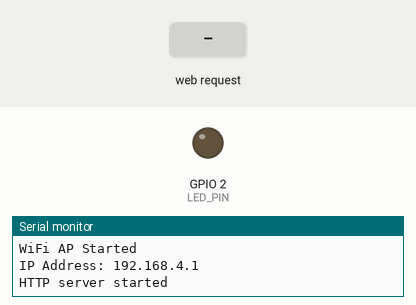
This sketch was run on a simulated ESP32. On the bench: output pins drawn as LEDs (lit = HIGH), the last lines printed to the serial monitor. Inputs (shaded band) come from the test bench.

Above: at 1.2 s.
1.3 s: HTTP request GET /on received
At 2.3 s:
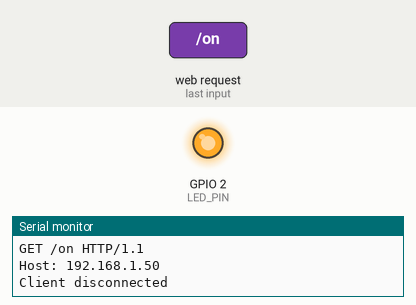
2.8 s: HTTP request GET /off received
At 3.4 s:
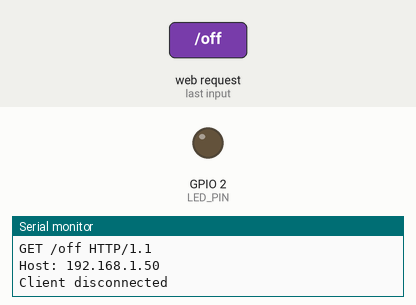
Timing chart, 0 to 5.8 s (numbered marks = the images above; inputs shaded):
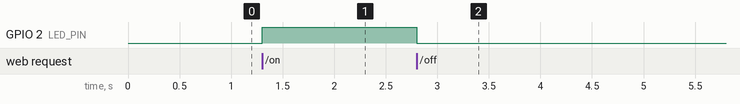

The sketch:

wifi_led.ino
```cpp
/**
 * @brief 実技演習 Step3のサンプルコード
 *
 */

#include <WiFi.h>

// WiFi APの設定
#define AP_SSID     "ESP32_AP"    // APのSSID
#define AP_PASSWORD "12345678"    // APのパスワード
#define AP_CHANNEL  1             // WiFiチャンネル
#define AP_MAX_CONN 4             // 最大接続数

// LEDの設定
#define LED_PIN     2             // LEDが接続されているピン番号

// Webサーバーの設定
#define WEB_PORT    80            // HTTPポート番号

// WiFiサーバーのインスタンス作成
WiFiServer server(WEB_PORT);

void setup()
{
    // シリアル通信の初期化
    Serial.begin(115200);

    // LEDピンを出力モードに設定
    pinMode(LED_PIN, OUTPUT);

    // WiFi APの設定
    WiFi.softAP(AP_SSID, AP_PASSWORD, AP_CHANNEL, 0, AP_MAX_CONN);
    // APのIPアドレスを表示
    Serial.println("WiFi AP Started");
    Serial.print("IP Address: ");
    Serial.println(WiFi.softAPIP());
    // Webサーバーを開始
    server.begin();
    Serial.println("HTTP server started");
}

void loop()
{
    // クライアントからの接続を待機
    WiFiClient client = server.available();
    if (client) {
        Serial.println("New Client connected");
        String currentLine = "";
        while (client.connected()) {
            if (client.available()) {
                char c = client.read();
                Serial.write(c);
                if (c == '\n') {
                    if (currentLine.length() == 0) {
                        // HTTPレスポンスヘッダー
                        client.println("HTTP/1.1 200 OK");
                        client.println("Content-type:text/html");
                        client.println();
                        // HTMLコンテンツ
                        client.println("<!DOCTYPE html><html>");
                        client.println("<head><meta name='viewport' content='width=device-width, initial-scale=1'>");
                        client.println("<title>ESP32 LED Control</title>");
                        client.println("<style>");
                        client.println("body { font-family: Arial; text-align: center; margin: 20px; }");
                        client.println(".button { background-color: #4CAF50; border: none; color: white; padding: 15px 32px;");
                        client.println("text-align: center; text-decoration: none; display: inline-block; font-size: 16px;");
                        client.println("margin: 4px 2px; cursor: pointer; border-radius: 4px; }");
                        client.println("</style></head>");
                        // ボディ
                        client.println("<body>");
                        client.println("<h1>ESP32 LED Control</h1>");
                        client.println("<p><a href='/on'><button class='button'>ON</button></a></p>");
                        client.println("<p><a href='/off'><button class='button'>OFF</button></a></p>");
                        client.println("</body></html>");
                        break;
                    } else {
                        // LEDの制御
                        if (currentLine.indexOf("GET /on") >= 0) {
                            digitalWrite(LED_PIN, HIGH);
                        } else if (currentLine.indexOf("GET /off") >= 0) {
                            digitalWrite(LED_PIN, LOW);
                        }
                        currentLine = "";
                    }
                } else if (c != '\r') {
                    currentLine += c;
                }
            }
        }

        // クライアント接続を終了
        client.stop();
        Serial.println("Client disconnected");
    }
}
```

Measured:
- after the input at 1.3 s, GPIO 2 (LED_PIN): LOW → HIGH at once
- after the input at 2.8 s, GPIO 2 (LED_PIN): HIGH → LOW at once
